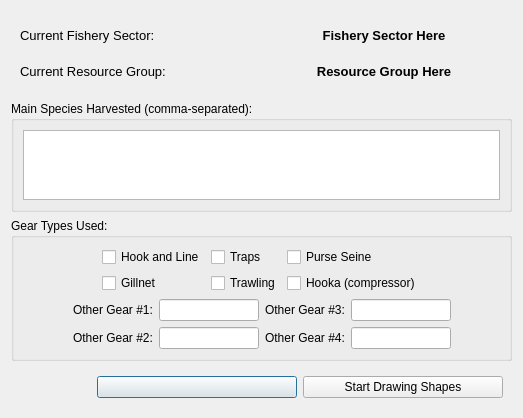
<ui version="4.0" >
 <author>Dane Springmeyer</author>
 <class>ResGroup</class>
 <widget class="QDialog" name="ResGroup" >
  <property name="geometry" >
   <rect>
    <x>0</x>
    <y>0</y>
    <width>523</width>
    <height>403</height>
   </rect>
  </property>
  <property name="windowTitle" >
   <string>OpenOceanMap - Resource Group Information</string>
  </property>
  <layout class="QVBoxLayout" name="verticalLayout_8" >
   <item>
    <widget class="QWidget" native="1" name="widget_3" >
     <layout class="QVBoxLayout" name="verticalLayout" >
      <item>
       <layout class="QHBoxLayout" name="horizontalLayout_2" >
        <item>
         <widget class="QLabel" name="label" >
          <property name="font" >
           <font>
            <pointsize>10</pointsize>
           </font>
          </property>
          <property name="text" >
           <string>Current Fishery Sector: </string>
          </property>
         </widget>
        </item>
        <item>
         <widget class="QLabel" name="fishery_sector_label" >
          <property name="minimumSize" >
           <size>
            <width>100</width>
            <height>30</height>
           </size>
          </property>
          <property name="font" >
           <font>
            <pointsize>10</pointsize>
            <weight>75</weight>
            <bold>true</bold>
           </font>
          </property>
          <property name="text" >
           <string>Fishery Sector Here</string>
          </property>
          <property name="alignment" >
           <set>Qt::AlignCenter</set>
          </property>
         </widget>
        </item>
       </layout>
      </item>
      <item>
       <layout class="QHBoxLayout" name="horizontalLayout" >
        <item>
         <widget class="QLabel" name="label_2" >
          <property name="font" >
           <font>
            <pointsize>10</pointsize>
           </font>
          </property>
          <property name="text" >
           <string>Current Resource Group:</string>
          </property>
         </widget>
        </item>
        <item>
         <widget class="QLabel" name="resource_group_label" >
          <property name="minimumSize" >
           <size>
            <width>100</width>
            <height>30</height>
           </size>
          </property>
          <property name="font" >
           <font>
            <pointsize>10</pointsize>
            <weight>75</weight>
            <bold>true</bold>
           </font>
          </property>
          <property name="text" >
           <string>Resource Group Here</string>
          </property>
          <property name="alignment" >
           <set>Qt::AlignCenter</set>
          </property>
         </widget>
        </item>
       </layout>
      </item>
     </layout>
    </widget>
   </item>
   <item>
    <widget class="QGroupBox" name="groupBox_2" >
     <property name="title" >
      <string>Main Species Harvested (comma-separated):</string>
     </property>
     <layout class="QHBoxLayout" name="horizontalLayout_9" >
      <item>
       <widget class="QTextEdit" name="editMainSpecies" />
      </item>
     </layout>
    </widget>
   </item>
   <item>
    <widget class="QGroupBox" name="groupBox" >
     <property name="title" >
      <string>Gear Types Used:</string>
     </property>
     <layout class="QVBoxLayout" name="verticalLayout_7" >
      <item>
       <layout class="QHBoxLayout" name="horizontalLayout_7" >
        <item>
         <spacer name="horizontalSpacer_2" >
          <property name="orientation" >
           <enum>Qt::Horizontal</enum>
          </property>
          <property name="sizeHint" stdset="0" >
           <size>
            <width>40</width>
            <height>20</height>
           </size>
          </property>
         </spacer>
        </item>
        <item>
         <layout class="QVBoxLayout" name="verticalLayout_4" >
          <item>
           <widget class="QCheckBox" name="gear_hook_line" >
            <property name="text" >
             <string>Hook and Line</string>
            </property>
           </widget>
          </item>
          <item>
           <widget class="QCheckBox" name="gear_gillnet" >
            <property name="text" >
             <string>Gillnet</string>
            </property>
           </widget>
          </item>
         </layout>
        </item>
        <item>
         <layout class="QVBoxLayout" name="verticalLayout_5" >
          <item>
           <widget class="QCheckBox" name="gear_traps" >
            <property name="text" >
             <string>Traps</string>
            </property>
           </widget>
          </item>
          <item>
           <widget class="QCheckBox" name="gear_trawling" >
            <property name="text" >
             <string>Trawling</string>
            </property>
           </widget>
          </item>
         </layout>
        </item>
        <item>
         <layout class="QVBoxLayout" name="verticalLayout_6" >
          <item>
           <widget class="QCheckBox" name="gear_purse_seine" >
            <property name="text" >
             <string>Purse Seine</string>
            </property>
           </widget>
          </item>
          <item>
           <widget class="QCheckBox" name="gear_hooka" >
            <property name="text" >
             <string>Hooka (compressor)</string>
            </property>
           </widget>
          </item>
         </layout>
        </item>
        <item>
         <spacer name="horizontalSpacer" >
          <property name="orientation" >
           <enum>Qt::Horizontal</enum>
          </property>
          <property name="sizeHint" stdset="0" >
           <size>
            <width>40</width>
            <height>20</height>
           </size>
          </property>
         </spacer>
        </item>
       </layout>
      </item>
      <item>
       <layout class="QHBoxLayout" name="horizontalLayout_8" >
        <item>
         <spacer name="horizontalSpacer_3" >
          <property name="orientation" >
           <enum>Qt::Horizontal</enum>
          </property>
          <property name="sizeHint" stdset="0" >
           <size>
            <width>40</width>
            <height>20</height>
           </size>
          </property>
         </spacer>
        </item>
        <item>
         <layout class="QVBoxLayout" name="verticalLayout_3" >
          <item>
           <layout class="QHBoxLayout" name="horizontalLayout_3" >
            <item>
             <widget class="QLabel" name="label_3" >
              <property name="text" >
               <string>Other Gear #1:</string>
              </property>
             </widget>
            </item>
            <item>
             <widget class="QLineEdit" name="gear_other_1" >
              <property name="maximumSize" >
               <size>
                <width>100</width>
                <height>16777215</height>
               </size>
              </property>
             </widget>
            </item>
           </layout>
          </item>
          <item>
           <layout class="QHBoxLayout" name="horizontalLayout_4" >
            <item>
             <widget class="QLabel" name="label_5" >
              <property name="text" >
               <string>Other Gear #2:</string>
              </property>
             </widget>
            </item>
            <item>
             <widget class="QLineEdit" name="gear_other_2" >
              <property name="maximumSize" >
               <size>
                <width>100</width>
                <height>16777215</height>
               </size>
              </property>
             </widget>
            </item>
           </layout>
          </item>
         </layout>
        </item>
        <item>
         <layout class="QVBoxLayout" name="verticalLayout_2" >
          <item>
           <layout class="QHBoxLayout" name="horizontalLayout_6" >
            <item>
             <widget class="QLabel" name="label_4" >
              <property name="text" >
               <string>Other Gear #3:</string>
              </property>
             </widget>
            </item>
            <item>
             <widget class="QLineEdit" name="gear_other_3" >
              <property name="maximumSize" >
               <size>
                <width>100</width>
                <height>16777215</height>
               </size>
              </property>
             </widget>
            </item>
           </layout>
          </item>
          <item>
           <layout class="QHBoxLayout" name="horizontalLayout_5" >
            <item>
             <widget class="QLabel" name="label_6" >
              <property name="text" >
               <string>Other Gear #4:</string>
              </property>
             </widget>
            </item>
            <item>
             <widget class="QLineEdit" name="gear_other_4" >
              <property name="maximumSize" >
               <size>
                <width>100</width>
                <height>16777215</height>
               </size>
              </property>
             </widget>
            </item>
           </layout>
          </item>
         </layout>
        </item>
        <item>
         <spacer name="horizontalSpacer_4" >
          <property name="orientation" >
           <enum>Qt::Horizontal</enum>
          </property>
          <property name="sizeHint" stdset="0" >
           <size>
            <width>40</width>
            <height>20</height>
           </size>
          </property>
         </spacer>
        </item>
       </layout>
      </item>
     </layout>
    </widget>
   </item>
   <item>
    <widget class="QWidget" native="1" name="widget_2" >
     <layout class="QHBoxLayout" >
      <item>
       <spacer>
        <property name="orientation" >
         <enum>Qt::Horizontal</enum>
        </property>
        <property name="sizeHint" stdset="0" >
         <size>
          <width>40</width>
          <height>20</height>
         </size>
        </property>
       </spacer>
      </item>
      <item>
       <widget class="QPushButton" name="pbnStepFinished" >
        <property name="minimumSize" >
         <size>
          <width>200</width>
          <height>0</height>
         </size>
        </property>
        <property name="text" >
         <string/>
        </property>
       </widget>
      </item>
      <item>
       <widget class="QPushButton" name="pbnStartShapes" >
        <property name="minimumSize" >
         <size>
          <width>200</width>
          <height>0</height>
         </size>
        </property>
        <property name="text" >
         <string>Start Drawing Shapes</string>
        </property>
       </widget>
      </item>
     </layout>
    </widget>
   </item>
  </layout>
 </widget>
 <resources/>
 <connections/>
</ui>
